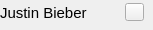
                   <widget class="QWidget" name="widgetSingerS4_2" native="true">
                    <property name="minimumSize">
                     <size>
                      <width>0</width>
                      <height>30</height>
                     </size>
                    </property>
                    <property name="maximumSize">
                     <size>
                      <width>16777215</width>
                      <height>30</height>
                     </size>
                    </property>
                    <widget class="QWidget" name="layoutWidget_10">
                     <property name="geometry">
                      <rect>
                       <x>0</x>
                       <y>0</y>
                       <width>144</width>
                       <height>25</height>
                      </rect>
                     </property>
                     <layout class="QHBoxLayout" name="horizontalLayout_18">
                      <item>
                       <widget class="QLabel" name="labSinger4">
                        <property name="font">
                         <font>
                          <family>Microsoft YaHei UI</family>
                          <pointsize>11</pointsize>
                         </font>
                        </property>
                        <property name="text">
                         <string>Justin Bieber</string>
                        </property>
                       </widget>
                      </item>
                      <item>
                       <spacer name="horizontalSpacer_12">
                        <property name="orientation">
                         <enum>Qt::Horizontal</enum>
                        </property>
                        <property name="sizeHint" stdset="0">
                         <size>
                          <width>68</width>
                          <height>20</height>
                         </size>
                        </property>
                       </spacer>
                      </item>
                      <item>
                       <widget class="QPushButton" name="ptnSinger4">
                        <property name="maximumSize">
                         <size>
                          <width>19</width>
                          <height>18</height>
                         </size>
                        </property>
                        <property name="text">
                         <string/>
                        </property>
                       </widget>
                      </item>
                     </layout>
                    </widget>
                   </widget>
